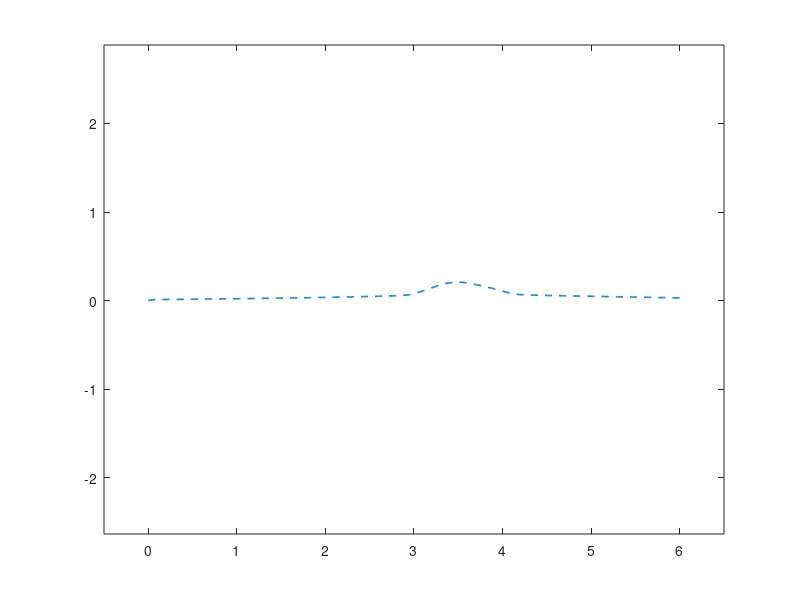
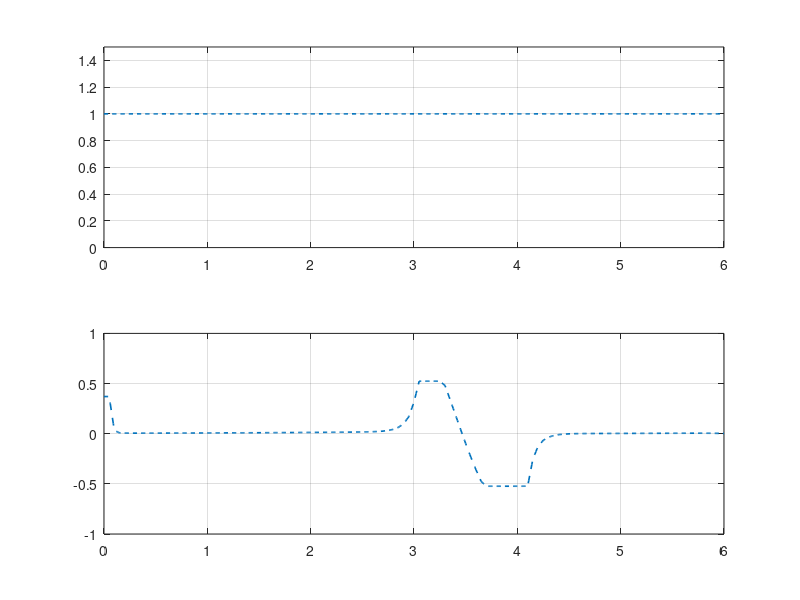

Source code (MATLAB) for these figures, in order:
clc
%% Paramenters
dt = 0.01; % sampling period [s]
T_max = 6; % total time span [s]
T = 0:dt:T_max;

%% 1. load and interpolate reference trajectory
load('ref_traj.mat');

U_ref = interp1(0:0.05:T_max, [U(:,1),U]', T)';
Y_ref = interp1(0:0.05:T_max, Y', T)';

figure(1)
plot(Y_ref(1,:), Y_ref(2,:), '--', 'LineWidth', 1.2)
axis equal
xlim([-0.5, 6.5])

figure(2)
subplot(2,1,1)
plot(T, U_ref(1,:), '--', 'LineWidth', 1.2);
ylim([0 1.5]);
grid on
subplot(2,1,2)
plot(T, U_ref(2,:), '--', 'LineWidth', 1.2);
ylim([-1 1]);
grid on




%% 3. MPC loop
% define MPC paramenters and constraints
n_pred=10;

Ndec=3*(n_pred+1)+2*n_pred; 

% initial condition X0 = [x0; y0; psi0; v0]
x0 = [0.25; 0.25; -1; 5];


% for
%   compute equality constraint with linearized model(trajectory)
%   compute inequality constraint
%   solve qp
%   simulate output using ode45 function
%   record actual state x
% end
